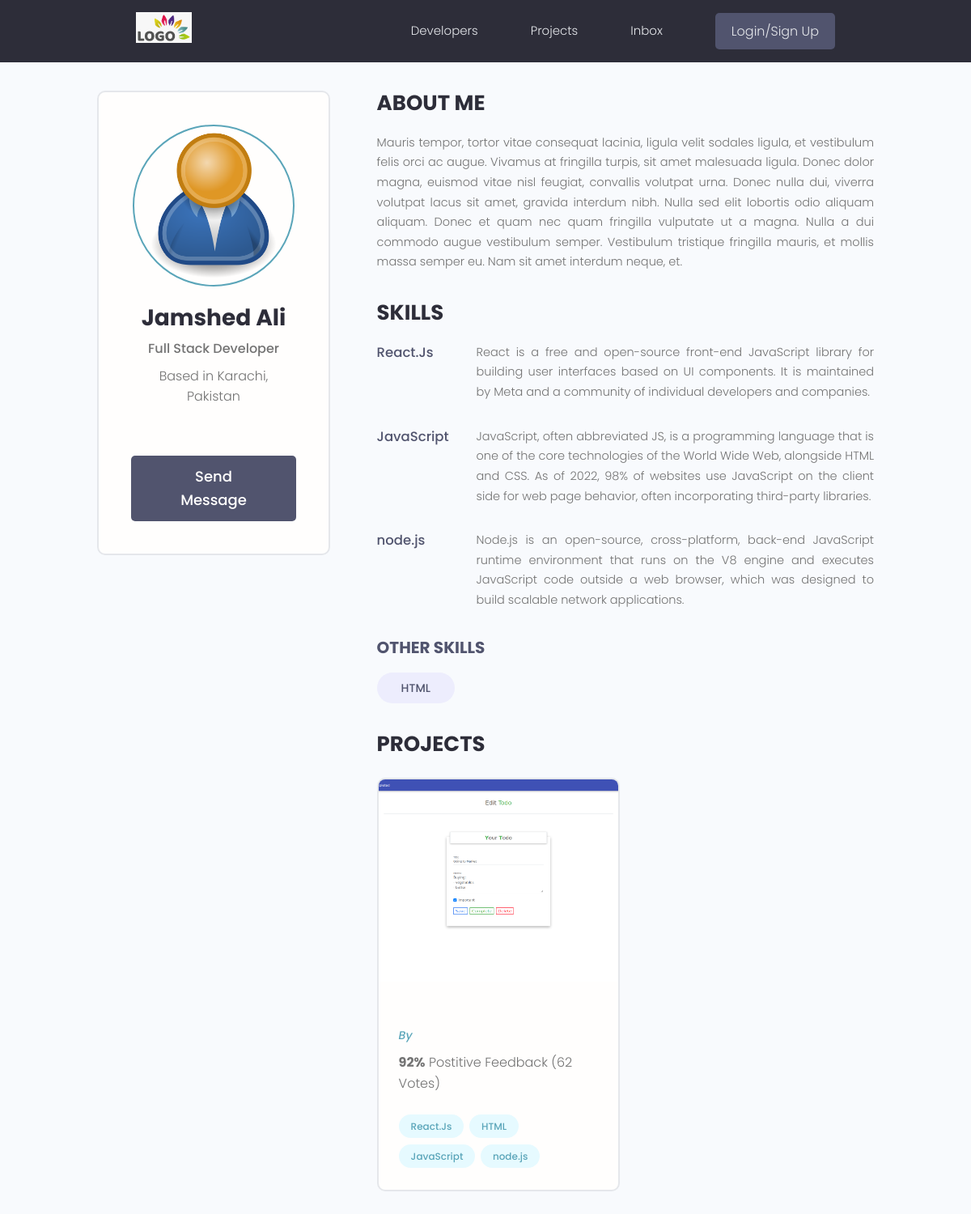
Page /Profile/3b05b14b-e420-425c-8201-8ad97ed49dac/ on the committed database.
### users/models.py (models this page shows, shortened)
class Profile(models.Model):
    user = models.OneToOneField(
        User,on_delete=models.CASCADE)
    name = models.CharField(max_length=200, blank=True , null= True)
    email = models.EmailField(max_length=500, blank=True , null= True)
    username = models.CharField(max_length=200, blank=True , null= True)
    location = models.CharField(max_length=200, blank=True , null= True)
    short_intro = models.CharField(max_length=200, blank=True, null= True)
    bio = models.TextField(blank=True, null=True)
    profile_img = models.ImageField(null = True, blank= True, upload_to = 'profile/', default = 'profile/user-default.png')
    social_github = models.CharField(max_length=200, blank=True , null= True)
    social_linkedin = models.CharField(max_length=200, blank=True , null= True)
    social_youtube = models.CharField(max_length=200, blank=True , null= True)
    social_twitter = models.CharField(max_length=200, blank=True , null= True)
    id = models.UUIDField(default=uuid.uuid4, primary_key=True, editable=False, unique=True)

class Skill(models.Model):
    id = models.UUIDField(default=uuid.uuid4 , primary_key=True, unique=True, editable=False)
    owner = models.ForeignKey(Profile, on_delete=models.CASCADE, null=True)
    name = models.CharField(max_length=100)
    descreption = models.TextField(null=True, blank=True)
    created = models.DateTimeField(auto_now_add=True)
    def __str__(self):
        return str(self.name)

### projects/models.py (models this page shows, shortened)
class Project(models.Model):
    owner = models.ForeignKey(Profile, null=True, blank=True, on_delete=models.SET_NULL)
    title = models.CharField(max_length=200)
    describe = models.TextField(null=True, blank=True)
    source_link = models.CharField(max_length=2000, null=True, blank=True)
    image = models.ImageField(blank=True, null=True, default='default.jpg')
    vote_total = models.IntegerField(default=0, null=True , blank=True)
    tag = models.ManyToManyField('Tag', blank=True)
    vote_ratio = models.IntegerField(default=0, null=True , blank=True)
    demo_link = models.CharField(max_length=2000, null=True, blank=True)
    created = models.DateField(auto_now_add=True)
    id = models.UUIDField(default = uuid.uuid4 , primary_key=True, unique=True, editable=False)

### users/views.py (the view)
# urls.py: path('Profile/<str:pk>/', views.userProfile, name="userprofile"),
def userProfile(request, pk):
    obj = Profile.objects.get(id=pk)
    topskills = obj.skill_set.exclude(descreption__exact="")
    skills = obj.skill_set.filter(descreption = "")
    context = {'profile': obj, 'skills':topskills, 'skill':skills}
    return render(request, 'users/user_profile.html', context)

### users/Templates/users/user_profile.html (shortened to what this page needs)
{% include 'Main.html' %}
{% block content %}
<main class="profile my-md">
    <div class="container">
      <div class="layout">
        <div class="column column--1of3">
          <div class="card text-center">
            <div class="card__body dev">
              <img class="avatar avatar--xl" src="{{ profile.profile_img.url }}" />
              <h2 class="dev__name">{{ profile.name }}</h2>
              <p class="dev__title">{{ profile.short_intro }}</p>
              <p class="dev__location">Based in {{ profile.location }}</p>
              <a href="#" class="btn btn--sub btn--lg">Send Message </a>
            </div>
          </div>
        </div>
        <div class="column column--2of3">
          <div class="devInfo">
            <h3 class="devInfo__title">About Me</h3>
            <p class="devInfo__about">
                {{ profile.bio }}
            </p>
          </div>
          <div class="devInfo">
            <h3 class="devInfo__title">Skills</h3>
            <div class="devInfo__skills">
            {% for skill in skills %}
              <div class="devSkill">
                <h4 class="devSkill__title">{{ skill.name }}</h4>
                <p class="devSkill__info">
                    {{ skill.descreption }}
                </p>
              </div>
              {% endfor %}
              <h3 class="devInfo__subtitle">Other Skills</h3>
              <div class="devInfo__otherSkills">
                {% for skills in skill %}
                <span class="tag tag--pill tag--sub tag--lg">
                  <small>{{ skills }}</small>
                </span>
                {% endfor %}
              </div>
            </div>
          </div>
          <div class="devInfo">
            <h3 class="devInfo__title">Projects</h3>
            <div class="grid grid--two">
            {% for projects in profile.project_set.all %}
              <div class="column">
                <div class="card project">
                  <a href="single-project.html" class="project">
                    <img class="project__thumbnail" src="{{ projects.image.url }}" alt="project thumbnail" />
                    <div class="card__body">
                      <p><a class="project__author" href="profile.html">By {{ projects.name  }}</a></p>
                      <p class="project--rating">
                        <span style="font-weight: bold;">92%</span> Postitive
                        Feedback (62 Votes)
                      </p>
                      <div class="project__tags">
                        {% for skill in profile.skill_set.all %}
                        <span class="tag tag--pill tag--main">
                          <small>{{skill}}</small>
                        </span>
                        {% endfor %}
                      </div>
                    </div>
                  </a>
                </div>
              </div>
            {% endfor %}
            </div>
          </div>
        </div>
      </div>
    </div>
  </main>
{% endblock %}

### Templates/Main.html (shortened to what this page needs)
<!DOCTYPE html>
{% load static %}
<html>
<head>
    <link rel="stylesheet" href="https://cdn.iconmonstr.com/1.3.0/css/iconmonstr-iconic-font.min.css" />
    <link rel="stylesheet" href="{% static 'uikit/styles/uikit.css' %}" />
    <link rel="stylesheet" href="{% static 'style/app.css' %}" />
</head>
<body>
    {% include 'Navbar.html' %}
</body>
</html>

### Templates/Navbar.html (shortened to what this page needs)
{% load static %}
 <header class="header">
    <div class="container container--narrow">
      <a href="/" class="header__logo">
        <img src="{% static 'images/weblogo.png' %}" alt="DevSearch Logo" />
      </a>
      <nav class="header__nav">
        <ul class="header__menu">
          <li class="header__menuItem"><a href="{% url 'profile' %}">Developers</a></li>
          <li class="header__menuItem"><a href="{% url 'projects' %}">Projects</a></li>
          <li class="header__menuItem"><a href="">Inbox</a></li>
          {% if request.user.is_authenticated %}
           <li class="header__menuItem"><a href="{% url 'account' %}">Account</a></li>
            <li class="header__menuItem"><a href="{% url 'logout' %}" class="btn btn--sub">Logout</a></li>
          {% else %}
          <li class="header__menuItem"><a href="{% url 'login' %}" class="btn btn--sub">Login/Sign Up</a></li>
          {% endif %}
        </ul>
      </nav>
    </div>
  </header>

### static/style/app.css (style rules this page uses)
:root { --color-sub: #2d2d39; }
.btn--sub { background-color: var(--color-sub-light); }
.card { border: 2px solid var(--color-light); }
img { width: 100%; }
.header { position: sticky; z-index: 111; background-color: var(--color-sub); padding: 1.5rem 0; }
.header > .container { display: flex; justify-content: space-between; align-items: center; }
.header__logo > img { height: 3.8rem; }
.header__nav > ul { display: inline-flex; align-items: center; list-style: none; gap: 6.5rem; }
.header__menuItem > a { color: var(--color-light); font-weight: 300; }
.profile .card > .dev { padding: 4rem; }
.dev__name { color: var(--color-sub); font-size: 2.8rem; font-weight: 700; margin-top: 1rem; margin-bottom: 0.5rem; }
.dev__title { font-size: 1.6rem; font-weight: 500; line-height: 1.3; }
.dev__location { margin-top: 1rem; }
.devInfo { margin-bottom: 3rem; }
.devInfo__title, .devInfo__subtitle { font-size: 2.6rem; color: var(--color-sub); text-transform: uppercase; font-weight: 700; margin-bottom: 1.5rem; }
.devInfo__subtitle { font-size: 2rem; color: var(--color-sub-light); }
.devInfo__about, .devSkill__info { font-size: 1.45rem; line-height: 1.7; text-align: justify; }
.devSkill { margin-bottom: 3rem; }
.devSkill__title { font-size: 1.65rem; font-weight: 500; color: var(--color-sub-light); }
@media screen and (min-width: 700px) { .devSkill { display: flex; justify-content: space-between; gap: 3rem; } }
@media screen and (min-width: 700px) { .devSkill__info { flex-basis: 80%; } }
.project__author { font-size: 1.4rem; font-style: italic; }
.project--rating { margin-bottom: 1.6em; margin-top: .5em; }
.project__thumbnail { height: 25rem; object-fit: cover; object-position: top center; }

### static/uikit/styles/modules/_variables.css (style rules this page uses)
:root { --color-main: #5aa5b9; --color-main-light: #e6faff; --color-sub: #3f4156; --color-sub-light: #51546e; --color-sub-lighter: #ededfd; --color-text: #737373; --color-gray: #8b8b8b; --color-light: #e5e7eb; --color-light-gray: #767676; --color-bg: #f8fafd; --color-white: #fffefd; --color-white-light: #f3f3f3; --color-success: #359e64; --color-success-bg: #def8e8; --color-error: #fc4b0b; --color-error-bg: #fff2ee; --font-base: 'Poppins', arial, helvetica, 'Segoe UI', roboto, ubuntu, sans-serif; --font-monospace: 'Fira Code', 'Courier New', courier, monospace; --font-regular: 300; --font-medium: 500; --font-bold: 700; --generic-shadow: 1px 1px 5px #00000010; --generic-transition: all 0.3s ease-in-out; }

### static/uikit/styles/modules/_base.css (style rules this page uses)
* { margin: 0; padding: 0; box-sizing: border-box; text-rendering: optimizeLegibility; color: inherit; font-size: inherit; }
html { font-size: 50%; }
@media only screen and (min-width: 480px) { html { font-size: 56.25%; } }
@media only screen and (min-width: 1200px) { html { font-size: 62.5%; } }
body { line-height: 1.6; font-weight: 400; font-size: 1.5rem; color: var(--color-text); background-color: var(--color-bg); min-height: 100vh; }

### static/uikit/styles/modules/_typography.css (style rules this page uses)
* { font-family: var(--font-base); }
h2 { font-size: 3.6rem; font-weight: var(--font-bold); }
h3 { font-size: 3.2rem; font-weight: var(--font-medium); }
h4 { font-size: 2.8rem; font-weight: var(--font-medium); }
p, span, strong { font-size: 1.6rem; color: var(--color-text); font-weight: var(--font-regular); }
a { padding-bottom: 2px; text-decoration: none; display: inline-block; color: var(--color-main); font-weight: var(--font-medium); }

### static/uikit/styles/modules/_utilities.css (style rules this page uses)
.container { width: 92%; max-width: 165rem; margin: 0 auto; box-sizing: border-box; }
.container--narrow { width: 92%; max-width: 120rem; }
@media screen and (min-width: 1000px) { .container { width: 90%; } }
@media screen and (min-width: 1000px) { .container--narrow { width: 85%; } }
@media screen and (min-width: 1200px) { .container { width: 80%; } }
@media screen and (min-width: 1200px) { .container--narrow { width: 72%; } }
.text-center { text-align: center; }
.my-md { margin: 3rem auto; }

### static/uikit/styles/modules/_avatar.css (style rules this page uses)
.avatar { border-radius: 50%; border: 2px solid var(--color-main); object-fit: cover; }
.avatar--xl { height: 20rem; width: 20rem; }

### static/uikit/styles/modules/_card.css (style rules this page uses)
.card { border-radius: 1rem; background-color: var(--color-white); border: 1.5px solid var(--color-light); width: auto; height: auto; margin-top: 0.5rem; margin-bottom: 0.5rem; overflow: hidden; }
.card__body, .card__header { padding: 2rem 2.5rem; }

### static/uikit/styles/modules/_layout.css (style rules this page uses)
.layout { display: flex; flex-flow: row wrap; justify-content: space-between; }
.layout > .column { margin-bottom: 3rem; }
.layout > .column.column--1of3 { flex-basis: 30%; }
.layout > .column.column--2of3 { flex-basis: 64%; }

### rows in the picture
Profile: profile_img (placeholder picture), name "Jamshed Ali", short_intro "Full Stack Developer", location "Karachi, Pakistan", bio "Mauris tempor, tortor vitae consequat lacinia, ligula velit sodales ligula, et vestibulum felis orci ac augue. Vivamus at fringilla turpis, sit amet malesuada ligula. Donec dolor magna, euismod vitae nisl feugiat, convallis volutpat urna. Donec nulla dui, viverra volutpat lacus sit amet, gravida interdum nibh. Nulla sed elit lobortis odio aliquam aliquam. Donec et quam nec quam fringilla vulputate ut a magna. Nulla a dui commodo augue vestibulum semper. Vestibulum tristique fringilla mauris, et mollis massa semper eu. Nam sit amet interdum neque, et."
Skill: name "React.Js", descreption "React is a free and open-source front-end JavaScript library for building user interfaces based on UI components. It is maintained by Meta and a community of individual developers and companies."
Skill: name "JavaScript", descreption "JavaScript, often abbreviated JS, is a programming language that is one of the core technologies of the World Wide Web, alongside HTML and CSS. As of 2022, 98% of websites use JavaScript on the client side for web page behavior, often incorporating third-party libraries."
Skill: name "node.js", descreption "Node.js is an open-source, cross-platform, back-end JavaScript runtime environment that runs on the V8 engine and executes JavaScript code outside a web browser, which was designed to build scalable network applications."
Skill: name "HTML"
Project: image (picture)
